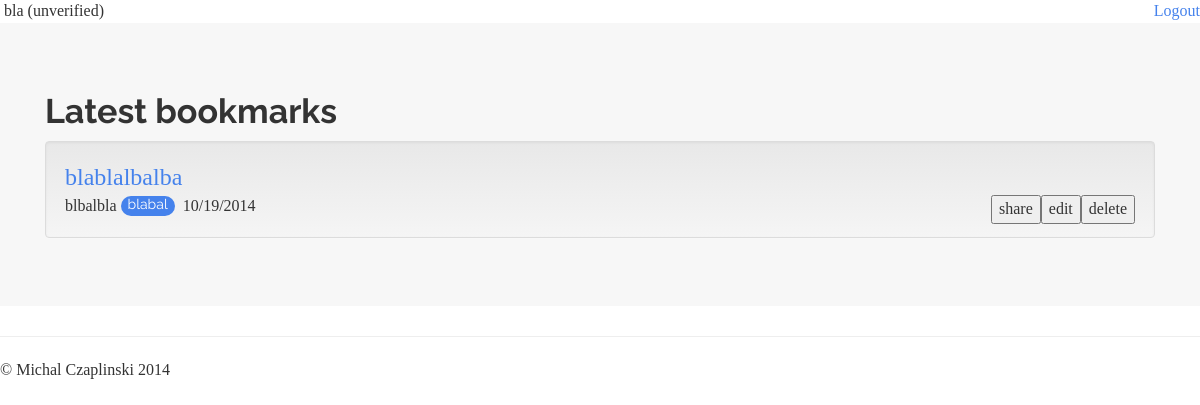
The page /bookmarks/ (signed in) on the database its author committed.
### main/models.py (models this page shows, shortened)
class Bookmark(models.Model):
    url = models.URLField()
    title = models.CharField('title', max_length=255)
    description = models.TextField('description', blank=True)
    date_created = models.DateTimeField('date created')
    date_updated = models.DateTimeField('date updated')
    owner = models.ForeignKey(User, related_name='bookmarks')
    tags = models.ManyToManyField(Tag, blank=True)
    domain = models.CharField('domain', max_length=80, blank=True)
    class Meta:
        verbose_name = 'bookmark'
        verbose_name_plural = 'bookmarks'
        ordering = ['-date_created']

class Tag(models.Model):
    name = models.CharField(max_length=50, unique=True)
    class Meta:
        verbose_name = 'tag'
        verbose_name_plural = 'tags'
        ordering = ['name']
    def __unicode__(self):
        return self.name

### main/views.py (the view)
# urls.py: url(r'^bookmarks/$', views.bookmark_list, name='bookmarks'),
def bookmark_list(request):
    user = request.user
    try:
        bookmarks = Bookmark.objects.filter(owner=user)
    except Exception:
        return redirect('/')
    context = {'bookmarks': bookmarks}
    return render(request, 'main/bookmark_list.html', context)

### main/templates/main/bookmark_list.html (shortened to what this page needs)
{% extends "base.html" %}
{% load staticfiles %}
{% block heading %}
<h2>Latest bookmarks</h2>
{% endblock %}
{% block content %}
<ul class="list-unstyled">
{% for bookmark in bookmarks %}
    <li class="well">{% include "main/bookmark.html" %}</li>
{% empty %}
    <li>No bookmarks. :( </li>
{% endfor %}
</ul>
{% endblock %}

### templates/base.html (shortened to what this page needs)
{% load staticfiles %}
<!DOCTYPE html>
 <html class="no-js">
    <head>
        <link rel="stylesheet" href="{% static "main/css/bootstrap.min.css" %}">
        <link rel="stylesheet" href="{% static "main/css/bootstrap-theme.min.css" %}">
        <link rel="stylesheet" href="{% static "main/css/main.css" %}">
    </head>
    <body class="{% if request.user.is_authenticated %}logged-in{% else %}logged-out{% endif %}">
    {% if request.user.is_authenticated %}
        <a href="/accounts/logout/" class="pull-right">Logout</a>
        {% if request.user.first_name or request.user.last_name %}
            {{ request.user.first_name }} {{ request.user.last_name }}
        {% else %}
            {{ request.user.username }}
        {% endif %}
        {% if request.user.user_profile.account_verified %} (verified) {% else %} (unverified) {% endif %}
    {% else %}
        <a href="/accounts/login/" class="pull-right">Login</a>
    {% endif %}
    <div class="jumbotron">
      <div class="container">
        <div>{% block heading %}{% endblock %}</div>
        <div>{% block content %}{% endblock %}</div>
      </div>
    </div>
</body>
      <hr>
      <footer>
        <p>&copy; Michal Czaplinski 2014</p>
      </footer>
    </body>
</html>

### main/templates/main/bookmark.html
<a class="lead" id="{{bookmark.id}}" href="{{ bookmark.url }}">{{ bookmark.title }}</a>
{% if bookmark.description %}
    <br>{{ bookmark.description|linebreaksbr }}
{% endif %}
{% if bookmark.tags.count %}
    {% for tag in bookmark.tags.all %}
        <span class="badge">{{ tag|lower }}</span>&nbsp;
    {% endfor %}
{% endif %}
<span>{{ bookmark.date_created|date:"SHORT_DATE_FORMAT" }}</span>
<button class="pull-right delete" id="{{bookmark.id}}">delete</button>
<button class="pull-right edit" id="{{bookmark.id}}">edit</button>
<button class="pull-right share" id="{{bookmark.id}}">share</button>

### rows shown on the page
Bookmark: title "blablalbalba", description "blbalbla", date_created "10/19/2014"
Tag: name "blabal"

### other values the page prints
{{ request.user.username }} "bla"
